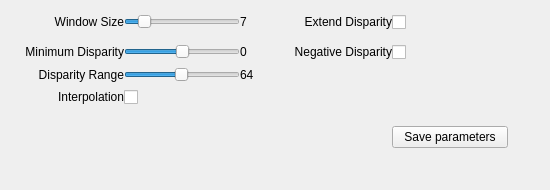
<?xml version="1.0" encoding="UTF-8"?>
<ui version="4.0">
 <class>MatcherWidgetI3DRSGM</class>
 <widget class="QWidget" name="MatcherWidgetI3DRSGM">
  <property name="geometry">
   <rect>
    <x>0</x>
    <y>0</y>
    <width>550</width>
    <height>190</height>
   </rect>
  </property>
  <property name="sizePolicy">
   <sizepolicy hsizetype="Preferred" vsizetype="Preferred">
    <horstretch>0</horstretch>
    <verstretch>0</verstretch>
   </sizepolicy>
  </property>
  <property name="minimumSize">
   <size>
    <width>550</width>
    <height>0</height>
   </size>
  </property>
  <property name="maximumSize">
   <size>
    <width>16777215</width>
    <height>16777215</height>
   </size>
  </property>
  <property name="windowTitle">
   <string>Form</string>
  </property>
  <layout class="QGridLayout" name="gridLayout_4">
   <property name="leftMargin">
    <number>7</number>
   </property>
   <property name="topMargin">
    <number>7</number>
   </property>
   <property name="rightMargin">
    <number>7</number>
   </property>
   <property name="bottomMargin">
    <number>7</number>
   </property>
   <item row="0" column="1">
    <layout class="QGridLayout" name="gridLayout" columnstretch="1,1,0,1,1,0">
     <property name="spacing">
      <number>0</number>
     </property>
     <item row="4" column="2">
      <widget class="QLabel" name="disparityRangeLabel">
       <property name="minimumSize">
        <size>
         <width>35</width>
         <height>0</height>
        </size>
       </property>
       <property name="text">
        <string>64</string>
       </property>
       <property name="margin">
        <number>5</number>
       </property>
      </widget>
     </item>
     <item row="4" column="0">
      <widget class="QLabel" name="label_4">
       <property name="text">
        <string>Disparity Range</string>
       </property>
       <property name="alignment">
        <set>Qt::AlignRight|Qt::AlignTrailing|Qt::AlignVCenter</set>
       </property>
       <property name="margin">
        <number>5</number>
       </property>
      </widget>
     </item>
     <item row="6" column="0">
      <widget class="QLabel" name="label_2">
       <property name="text">
        <string/>
       </property>
       <property name="alignment">
        <set>Qt::AlignRight|Qt::AlignTrailing|Qt::AlignVCenter</set>
       </property>
       <property name="margin">
        <number>5</number>
       </property>
      </widget>
     </item>
     <item row="1" column="0">
      <widget class="QLabel" name="label_5">
       <property name="text">
        <string>Window Size</string>
       </property>
       <property name="alignment">
        <set>Qt::AlignRight|Qt::AlignTrailing|Qt::AlignVCenter</set>
       </property>
       <property name="margin">
        <number>5</number>
       </property>
      </widget>
     </item>
     <item row="1" column="2">
      <widget class="QLabel" name="blockSizeLabel">
       <property name="minimumSize">
        <size>
         <width>35</width>
         <height>0</height>
        </size>
       </property>
       <property name="text">
        <string>7</string>
       </property>
       <property name="margin">
        <number>5</number>
       </property>
      </widget>
     </item>
     <item row="5" column="0">
      <widget class="QLabel" name="label">
       <property name="text">
        <string>Interpolation</string>
       </property>
       <property name="alignment">
        <set>Qt::AlignRight|Qt::AlignTrailing|Qt::AlignVCenter</set>
       </property>
       <property name="margin">
        <number>5</number>
       </property>
      </widget>
     </item>
     <item row="3" column="1">
      <widget class="QSlider" name="minDisparitySlider">
       <property name="sizePolicy">
        <sizepolicy hsizetype="Preferred" vsizetype="Preferred">
         <horstretch>0</horstretch>
         <verstretch>0</verstretch>
        </sizepolicy>
       </property>
       <property name="minimumSize">
        <size>
         <width>0</width>
         <height>0</height>
        </size>
       </property>
       <property name="maximumSize">
        <size>
         <width>16777215</width>
         <height>16777215</height>
        </size>
       </property>
       <property name="minimum">
        <number>-1024</number>
       </property>
       <property name="maximum">
        <number>1024</number>
       </property>
       <property name="orientation">
        <enum>Qt::Horizontal</enum>
       </property>
      </widget>
     </item>
     <item row="3" column="0">
      <widget class="QLabel" name="label_3">
       <property name="text">
        <string>Minimum Disparity</string>
       </property>
       <property name="alignment">
        <set>Qt::AlignRight|Qt::AlignTrailing|Qt::AlignVCenter</set>
       </property>
       <property name="margin">
        <number>5</number>
       </property>
      </widget>
     </item>
     <item row="5" column="1">
      <widget class="QCheckBox" name="interpolateCheck">
       <property name="sizePolicy">
        <sizepolicy hsizetype="Preferred" vsizetype="Preferred">
         <horstretch>0</horstretch>
         <verstretch>0</verstretch>
        </sizepolicy>
       </property>
       <property name="minimumSize">
        <size>
         <width>0</width>
         <height>30</height>
        </size>
       </property>
       <property name="layoutDirection">
        <enum>Qt::LeftToRight</enum>
       </property>
       <property name="text">
        <string/>
       </property>
       <property name="checked">
        <bool>false</bool>
       </property>
      </widget>
     </item>
     <item row="3" column="2">
      <widget class="QLabel" name="minDisparityLabel">
       <property name="minimumSize">
        <size>
         <width>35</width>
         <height>0</height>
        </size>
       </property>
       <property name="text">
        <string>0</string>
       </property>
       <property name="margin">
        <number>5</number>
       </property>
      </widget>
     </item>
     <item row="1" column="1">
      <widget class="QSlider" name="blockSizeSlider">
       <property name="sizePolicy">
        <sizepolicy hsizetype="Preferred" vsizetype="Preferred">
         <horstretch>0</horstretch>
         <verstretch>0</verstretch>
        </sizepolicy>
       </property>
       <property name="minimumSize">
        <size>
         <width>0</width>
         <height>0</height>
        </size>
       </property>
       <property name="maximumSize">
        <size>
         <width>16777215</width>
         <height>16777215</height>
        </size>
       </property>
       <property name="minimum">
        <number>2</number>
       </property>
       <property name="maximum">
        <number>25</number>
       </property>
       <property name="value">
        <number>5</number>
       </property>
       <property name="orientation">
        <enum>Qt::Horizontal</enum>
       </property>
      </widget>
     </item>
     <item row="4" column="1">
      <widget class="QSlider" name="disparityRangeSlider">
       <property name="sizePolicy">
        <sizepolicy hsizetype="Preferred" vsizetype="Preferred">
         <horstretch>0</horstretch>
         <verstretch>0</verstretch>
        </sizepolicy>
       </property>
       <property name="minimumSize">
        <size>
         <width>0</width>
         <height>0</height>
        </size>
       </property>
       <property name="maximumSize">
        <size>
         <width>16777215</width>
         <height>16777215</height>
        </size>
       </property>
       <property name="minimum">
        <number>1</number>
       </property>
       <property name="maximum">
        <number>128</number>
       </property>
       <property name="singleStep">
        <number>1</number>
       </property>
       <property name="value">
        <number>64</number>
       </property>
       <property name="orientation">
        <enum>Qt::Horizontal</enum>
       </property>
      </widget>
     </item>
     <item row="1" column="5">
      <widget class="QLabel" name="label_9">
       <property name="minimumSize">
        <size>
         <width>35</width>
         <height>0</height>
        </size>
       </property>
       <property name="text">
        <string/>
       </property>
       <property name="margin">
        <number>5</number>
       </property>
      </widget>
     </item>
     <item row="1" column="4">
      <widget class="QCheckBox" name="checkBoxExtendDisparity">
       <property name="enabled">
        <bool>true</bool>
       </property>
       <property name="sizePolicy">
        <sizepolicy hsizetype="Preferred" vsizetype="Preferred">
         <horstretch>0</horstretch>
         <verstretch>0</verstretch>
        </sizepolicy>
       </property>
       <property name="minimumSize">
        <size>
         <width>0</width>
         <height>30</height>
        </size>
       </property>
       <property name="text">
        <string/>
       </property>
      </widget>
     </item>
     <item row="7" column="4">
      <widget class="QPushButton" name="saveParametersButton">
       <property name="sizePolicy">
        <sizepolicy hsizetype="Preferred" vsizetype="Preferred">
         <horstretch>0</horstretch>
         <verstretch>0</verstretch>
        </sizepolicy>
       </property>
       <property name="text">
        <string>Save parameters</string>
       </property>
      </widget>
     </item>
     <item row="3" column="4">
      <widget class="QCheckBox" name="checkBoxNegativeDisparity">
       <property name="enabled">
        <bool>true</bool>
       </property>
       <property name="sizePolicy">
        <sizepolicy hsizetype="Preferred" vsizetype="Preferred">
         <horstretch>0</horstretch>
         <verstretch>0</verstretch>
        </sizepolicy>
       </property>
       <property name="minimumSize">
        <size>
         <width>0</width>
         <height>30</height>
        </size>
       </property>
       <property name="text">
        <string/>
       </property>
      </widget>
     </item>
     <item row="1" column="3">
      <widget class="QLabel" name="lblExtendDisparity">
       <property name="enabled">
        <bool>true</bool>
       </property>
       <property name="text">
        <string>Extend Disparity</string>
       </property>
       <property name="alignment">
        <set>Qt::AlignRight|Qt::AlignTrailing|Qt::AlignVCenter</set>
       </property>
       <property name="margin">
        <number>5</number>
       </property>
      </widget>
     </item>
     <item row="3" column="3">
      <widget class="QLabel" name="lblNegativeDisaparity">
       <property name="enabled">
        <bool>true</bool>
       </property>
       <property name="text">
        <string>Negative Disparity</string>
       </property>
       <property name="alignment">
        <set>Qt::AlignRight|Qt::AlignTrailing|Qt::AlignVCenter</set>
       </property>
       <property name="margin">
        <number>5</number>
       </property>
      </widget>
     </item>
    </layout>
   </item>
   <item row="1" column="1">
    <spacer name="verticalSpacer">
     <property name="orientation">
      <enum>Qt::Vertical</enum>
     </property>
     <property name="sizeHint" stdset="0">
      <size>
       <width>0</width>
       <height>0</height>
      </size>
     </property>
    </spacer>
   </item>
  </layout>
 </widget>
 <resources/>
 <connections/>
</ui>
